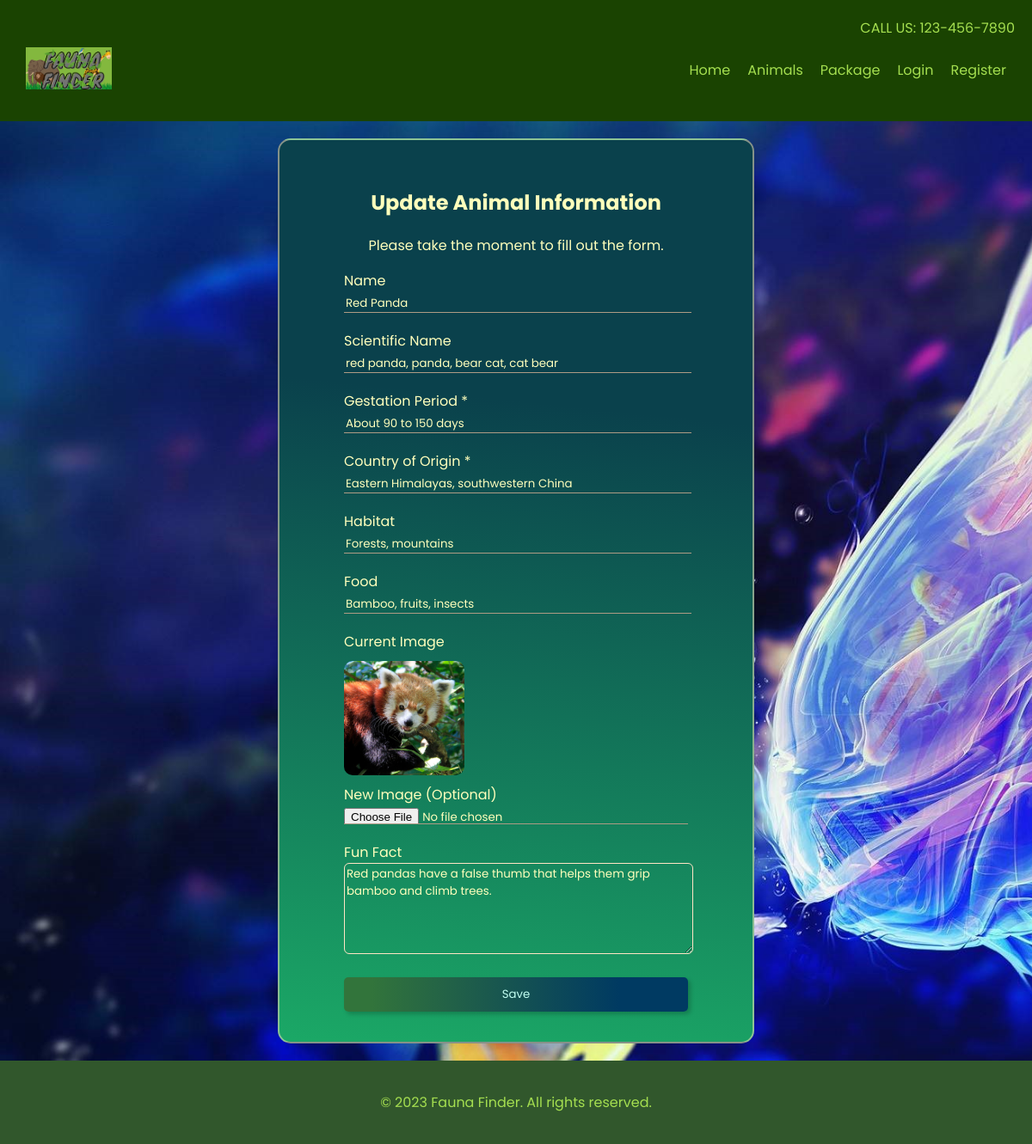
The app's page /edit_animal.php?eid=3 with its own data.
### tables this page shows
CREATE TABLE `animal` (
  `animal_id` int(11) NOT NULL,
  `name` varchar(255) NOT NULL,
  `scientific_name` varchar(255) NOT NULL,
  `gestation_period` varchar(255) NOT NULL,
  `country_origin` varchar(255) NOT NULL,
  `habitat` varchar(255) NOT NULL,
  `food` varchar(255) NOT NULL,
  `fun_fact` text NOT NULL,
  `image` text NOT NULL
);

### edit_animal.php (the view, shortened to what this page needs)
<?php
    require 'inc/config.php';
    if(isset($_GET['eid']) && !empty($_GET['eid'])){
        $eid = $_GET['eid'];
        $sql = "SELECT * from animal where animal_id = $eid";
        $result = mysqli_query($conn, $sql);
        $row = $result->fetch_assoc();
    }else{
        echo "<script>window.location.href='update.php';</script>";
    }
?>
<!DOCTYPE html>
<html lang="en">
<head>
    <link rel="stylesheet" href="css/Animals-page/add_animal.css">
</head>
<body>
    <?php
        require 'inc/header.php';
    ?>
    <div class="container">
        <h2>Update Animal Information</h2>
        <p>Please take the moment to fill out the form.</p>
        <form action="functions.php" method="POST" enctype="multipart/form-data">
            <label>Name</label>
            <input type="text" name="name" value="<?php echo $row['name'] ?>" required>
            <label>Scientific Name</label>
            <input type="text" name="sciencename" value="<?php echo $row['scientific_name'] ?>" required>
            <label>Gestation Period *</label>
            <input type="text" name="period" value="<?php echo $row['gestation_period'] ?>" required>
            <label>Country of Origin *</label>
            <input type="text" name="country" value="<?php echo $row['country_origin'] ?>" required>
            <label>Habitat</label>
            <input type="text" name="habitat" value="<?php echo $row['habitat'] ?>" required>
            <label>Food</label>
            <input type="text" name="food" value="<?php echo $row['food'] ?>" required>
            <label>Current Image</label>
            <div class="imgOuter">
                <img src="image/upload/<?php echo $row['image']; ?>" class="imgbox"/>
            </div>
            <label>New Image (Optional)</label>
            <input type="file" name="image">
            <label>Fun Fact</label>
            <textarea name="fact" id="fact" cols="30" rows="5"><?php echo $row['fun_fact'] ?></textarea>
            <button name="update_animal" type="submit">Save</button>
        </form>
    </div>
    <?php
        require 'inc/footer.php';
    ?>
</body>
</html>

### css/Animals-page/add_animal.css (style rules this page uses)
body { font-family: 'Poppins', sans-serif; margin: 0; padding: 0; background-image: url(../../image/Animals-page/seacreatures.jpg); background-size: cover; background-repeat: no-repeat; }
.container { text-align: center; width: 100%; background: rgb(27,168,102); background: linear-gradient(6deg, rgba(27,168,102,1) 0%, rgba(10,65,76,1) 70%); width: fit-content; padding: 35px 75px; margin: 20px auto; border-radius: 15px; border: 2px solid rgba(255, 228, 196, 0.5); color: #ffffbc; }
form { width: 400px; margin: auto; }
form label { display: block; text-align: start; }
form input { width: 100%; margin-bottom: 20px; height: 18px; background-color: transparent; border: 0; border-bottom: 1px solid rgb(174, 155, 132); outline: none; width: 100%; color: #ffffbc; font-family: 'Poppins', sans-serif; }
form textarea { width: 100%; background-color: transparent; color: #ffffbc; font-family: 'Poppins', sans-serif; border: 1px solid bisque; border-radius: 6px; outline: none; }
button { background: rgb(50,116,59); background: linear-gradient(90deg, rgba(50,116,59,1) 8%, rgba(0,58,98,1) 80%); color: rgb(194, 255, 242); padding: 10px; height: 40px; margin-top: 20px; cursor: pointer; border: none; border-radius: 5px; width: 100%; font-family: 'Poppins', sans-serif; box-shadow: 3px 3px 5px rgba(0, 0, 0, 0.2); }
.imgbox { width: 140px; border-radius: 10px; }
.imgOuter { display: flex; padding: 10px 0; }

### records on screen
animal: name "Red Panda", sciencename "red panda, panda, bear cat, cat bear", period "About 90 to 150 days", country "Eastern Himalayas, southwestern China", habitat "Forests, mountains", food "Bamboo, fruits, insects", image (picture), fact "Red pandas have a false thumb that helps them grip bamboo and climb trees."
